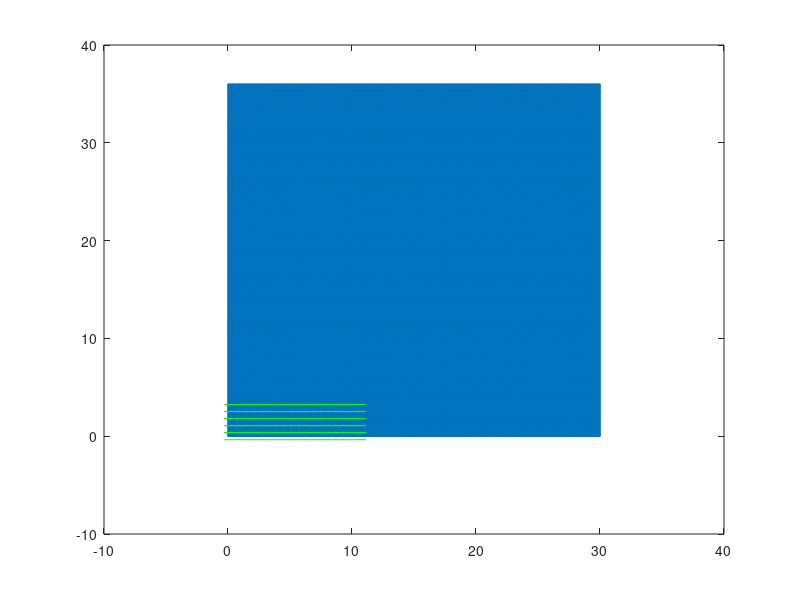

Write the MATLAB code that produced this figure.
clear all;
close all
radiuscyl=dlmread('r_general.txt');
zcyl=dlmread('z_general.txt');
r_grid=dlmread('r_grid.txt');
z_grid=dlmread('z_grid.txt');
%z_bb=dlmread('z_c_bb.txt');
%r_bb=dlmread('r_c_bb.txt');
%r_inside_general=dlmread('r_general_inside.txt');
%z_inside_general=dlmread('z_general_inside.txt');
r_polygon2=dlmread('r_polygon_2.txt');
z_polygon2=dlmread('z_polygon_2.txt');

%for i=1:6400
 %   M=csvread('deka.dat',i);
%end
%%
[m,n]=size(r_grid);

  %  plot(r_polygon2(i,:),z_polygon2(i,:))
   % hold on
   
    plot(radiuscyl,zcyl,'r')
    for i=1:n
    hold on
    line(r_grid(i)*ones(size(z_grid)),z_grid)
    end
    [m,n]=size(z_grid);
    for i=1:n
    hold on
    line(r_grid,z_grid(i)*ones(size(r_grid)))
    end
    hold on
    [m,n]=size(r_polygon2);
    for i=1:m
        plot(r_polygon2(i,:),z_polygon2(i,:),'g--')
    end
    
    
    
    %plot(r_bb,z_bb)
    %hold on
    %hold off
   % xlim([0 2]);
    %ylim([-1.5 1.5]);
    %pause(0.1)
%end